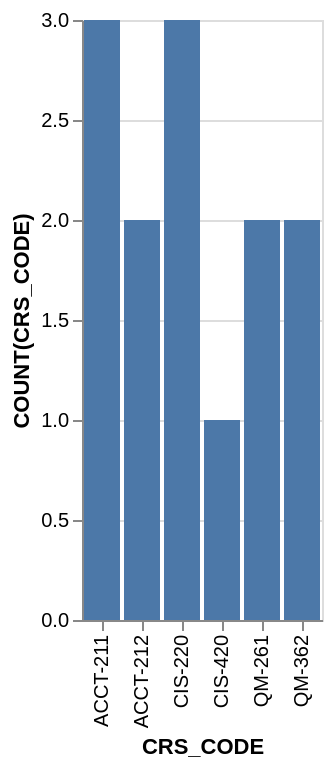

Write a Vega-Lite specification for this figure.
### Vega-Lite specification from a JSON file in a GitHub repository (floating-point values rounded to 4 significant figures)
{"data": {"values": [{"x_data": "ACCT-211", "y_data": 3}, {"x_data": "ACCT-212", "y_data": 2}, {"x_data": "CIS-220", "y_data": 3}, {"x_data": "CIS-420", "y_data": 1}, {"x_data": "QM-261", "y_data": 2}, {"x_data": "QM-362", "y_data": 2}]}, "mark": "bar", "encoding": {"x": {"field": "x_data", "type": "nominal", "title": "CRS_CODE", "sort": "ascending"}, "y": {"field": "y_data", "type": "quantitative", "title": "COUNT(CRS_CODE)"}}}
